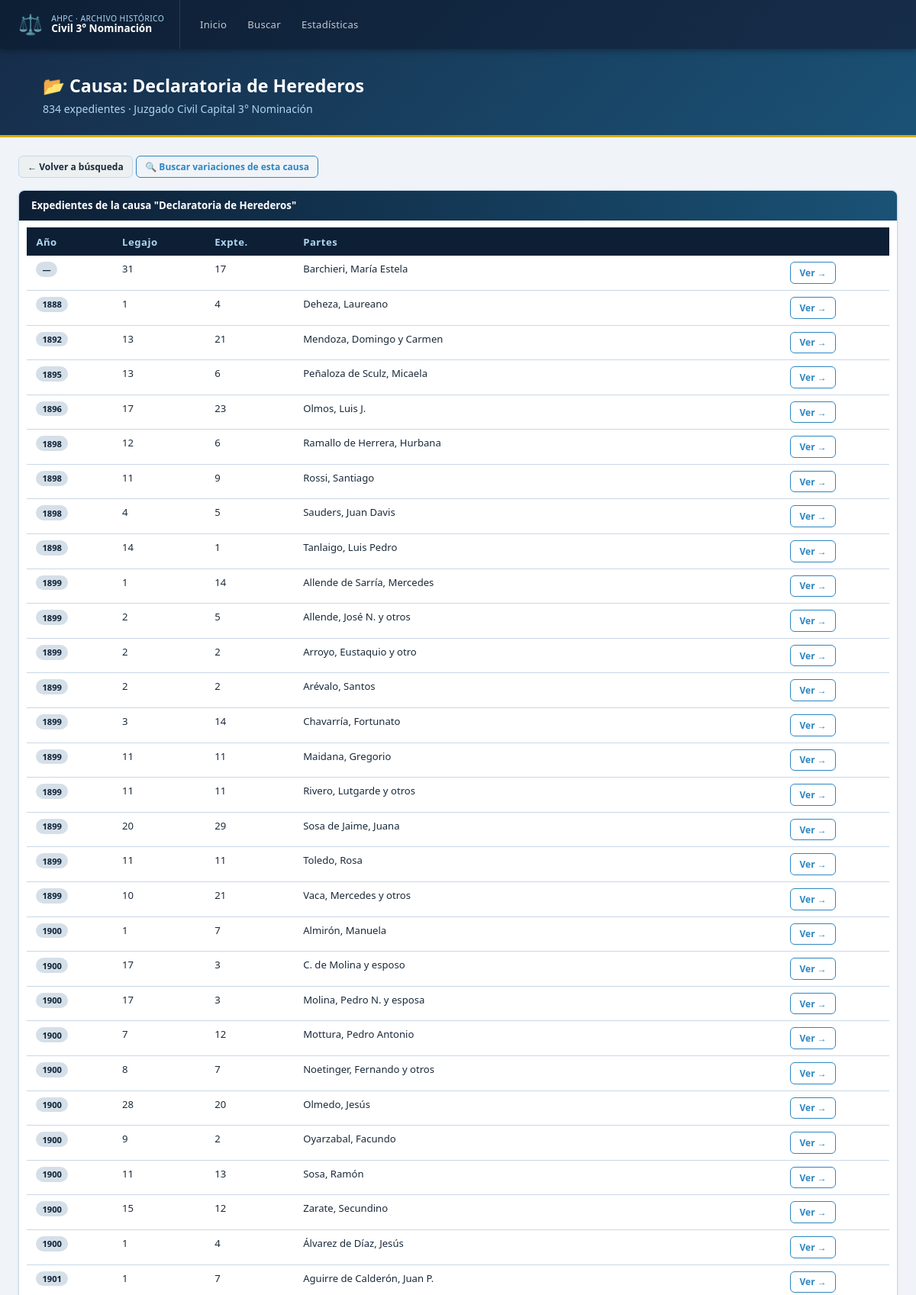
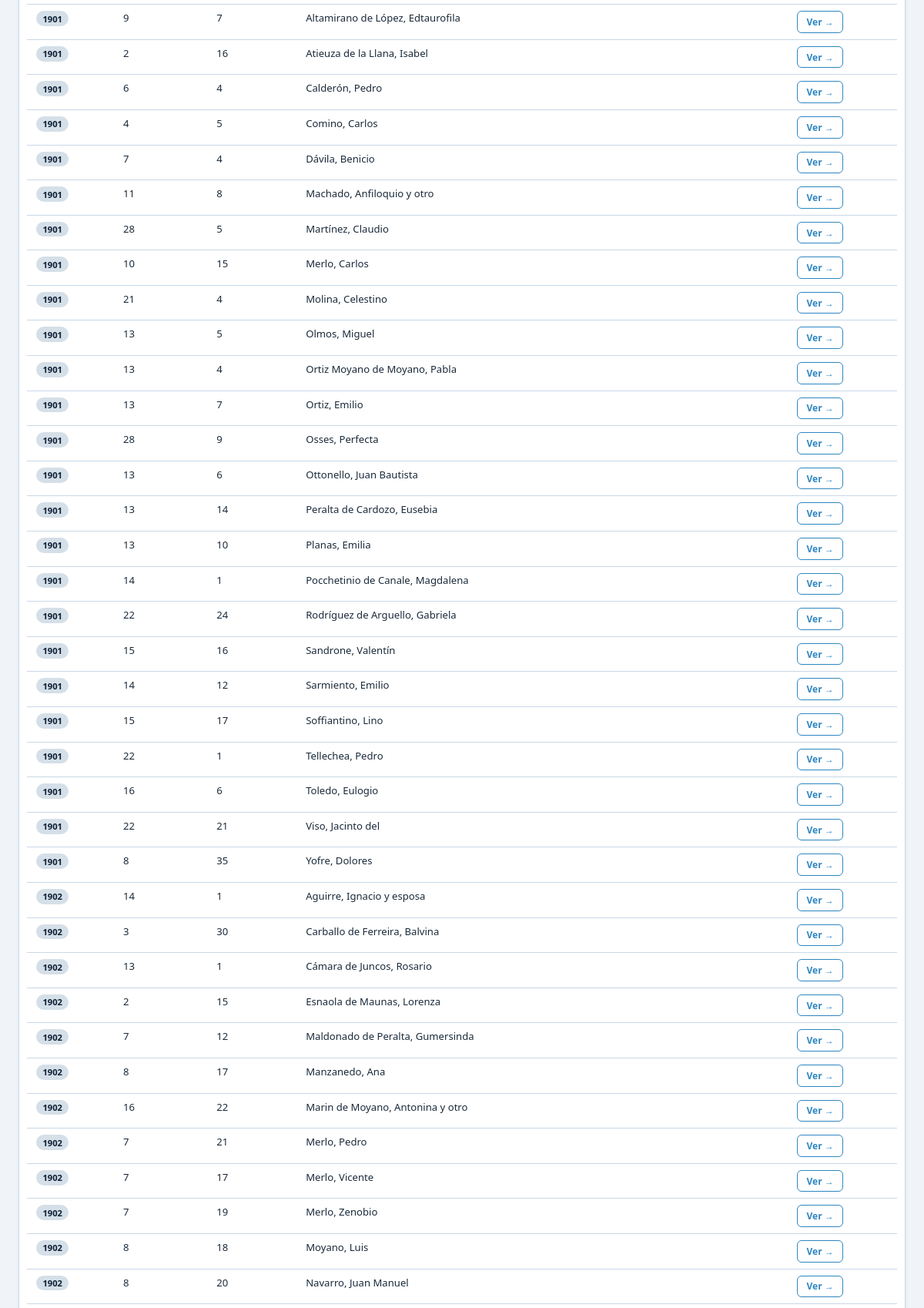
/causa/Declaratoria de Herederos (upper part), run on the app's committed database (2 pictures, top to bottom).
### tables this page shows
CREATE TABLE registros (
    id INTEGER PRIMARY KEY AUTOINCREMENT,
    anio INTEGER,
    legajo TEXT,
    expediente TEXT,
    partes TEXT,
    causa TEXT
);

### app.py (the view)
@app.route('/causa/<path:nombre>')
def por_causa(nombre):
    rows = query("""SELECT id, anio, legajo, expediente, partes, causa
                    FROM registros WHERE causa = ?
                    ORDER BY anio ASC, partes ASC""", (nombre,))
    if not rows:
        return "Causa no encontrada", 404
    return render_template('por_causa.html', causa=nombre, registros=[dict(r) for r in rows])

### app.py (called while the page is built)
def get_db():
    conn = sqlite3.connect(DB_PATH)
    conn.row_factory = sqlite3.Row
    return conn

def query(sql, params=()):
    conn = get_db()
    cur = conn.cursor()
    cur.execute(sql, params)
    rows = cur.fetchall()
    conn.close()
    return rows

### templates/por_causa.html (shortened to what this page needs)
{% extends "base.html" %}
{% block content %}
<div class="page-header">
  <div class="container" style="padding-top:0;padding-bottom:0">
    <h1>📂 Causa: {{ causa }}</h1>
    <p>{{ registros|length }} expediente{{ 's' if registros|length != 1 }} · Juzgado Civil Capital 3° Nominación</p>
  </div>
</div>
<div class="container">
  <div style="margin-bottom:1rem">
    <a href="/buscar" class="btn btn-secondary btn-sm">← Volver a búsqueda</a>
    <a href="/buscar?causa={{ causa|urlencode }}" class="btn btn-outline btn-sm">🔍 Buscar variaciones de esta causa</a>
  </div>
  <div class="card">
    <div class="card-header">Expedientes de la causa "{{ causa }}"</div>
    <div class="card-body" style="padding:.6rem">
      <div class="tbl-wrap">
        <table>
          <thead>
            <tr><th>Año</th><th>Legajo</th><th>Expte.</th><th>Partes</th><th></th></tr>
          </thead>
          <tbody>
            {% for r in registros %}
            <tr>
              <td><span class="badge badge-navy">{{ r.anio or '—' }}</span></td>
              <td>{{ r.legajo or '' }}</td>
              <td>{{ r.expediente or '' }}</td>
              <td>{{ r.partes or '' }}</td>
              <td><a href="/detalle/{{ r.id }}" class="btn btn-outline btn-sm">Ver →</a></td>
            </tr>
            {% endfor %}
          </tbody>
        </table>
      </div>
    </div>
  </div>
</div>
{% endblock %}

### templates/base.html (style rules this page uses)
:root { --navy: #0d1f35; --navy2: #162d4a; --blue: #1a5276; --accent: #2e86c1; --light: #aed6f1; --gold: #d4ac0d; --bg: #f0f4f8; --card: #ffffff; --text: #1a2a3a; --muted: #7f8c8d; --border: #c8d8e8; }
*, *::before, *::after { box-sizing: border-box; margin: 0; padding: 0; }
body { font-family: 'Segoe UI', system-ui, sans-serif; background: var(--bg); color: var(--text); min-height: 100vh; }
.page-header { background: linear-gradient(135deg, var(--navy2) 0%, var(--blue) 100%); color: #fff; padding: 2rem 2rem 1.6rem; border-bottom: 3px solid var(--gold); }
.page-header h1 { font-size: 1.45rem; font-weight: 700; }
.page-header p { font-size: .88rem; color: var(--light); margin-top: .3rem; }
.container { max-width: 1200px; margin: 0 auto; padding: 1.5rem 1.5rem; }
.card { background: var(--card); border: 1px solid var(--border); border-radius: 8px; overflow: hidden; box-shadow: 0 1px 4px rgba(0,0,0,.07); }
.card-header { background: linear-gradient(90deg, var(--navy) 0%, var(--blue) 100%); color: #fff; padding: .65rem 1rem; font-size: .83rem; font-weight: 600; display: flex; align-items: center; gap: .5rem; }
.card-body { padding: 1rem; }
.tbl-wrap { overflow-x: auto; }
table { width: 100%; border-collapse: collapse; font-size: .82rem; }
table thead th { background: var(--navy); color: var(--light); padding: .6rem .8rem; text-align: left; font-weight: 600; letter-spacing: .04em; white-space: nowrap; }
table tbody tr { border-bottom: 1px solid var(--border); transition: background .1s; }
table tbody td { padding: .5rem .8rem; vertical-align: top; }
table tbody td a { color: var(--accent); text-decoration: none; }
.badge { display: inline-block; padding: .15rem .5rem; border-radius: 12px; font-size: .7rem; font-weight: 600; white-space: nowrap; }
.badge-navy { background: #d5dfe8; color: var(--navy); }
.btn { display: inline-flex; align-items: center; gap: .4rem; padding: .55rem 1.1rem; border-radius: 6px; font-size: .83rem; font-weight: 600; cursor: pointer; border: none; transition: all .15s; text-decoration: none; }
.btn-secondary { background: #ecf0f1; color: var(--text); border: 1px solid var(--border); }
.btn-outline { background: transparent; color: var(--accent); border: 1.5px solid var(--accent); }
.btn-sm { padding: .3rem .7rem; font-size: .75rem; }

### data on the page
registros: anio "—", legajo "31", expediente "17", partes "Barchieri, María Estela"
registros: anio "1899", legajo "1", expediente "14", partes "Allende de Sarría, Mercedes"
registros: anio "1899", legajo "2", expediente "5", partes "Allende, José N. y otros"
registros: anio "1899", legajo "2", expediente "2", partes "Arroyo, Eustaquio y otro"
registros: anio "1899", legajo "2", expediente "2", partes "Arévalo, Santos"
registros: anio "1900", legajo "1", expediente "7", partes "Almirón, Manuela"
registros: anio "1900", legajo "17", expediente "3", partes "C. de Molina y esposo"
registros: anio "1900", legajo "1", expediente "4", partes "Álvarez de Díaz, Jesús"
registros: anio "1901", legajo "1", expediente "7", partes "Aguirre de Calderón, Juan P."
registros: anio "1901", legajo "9", expediente "7", partes "Altamirano de López, Edtaurofila"
registros: anio "1901", legajo "2", expediente "16", partes "Atieuza de la Llana, Isabel"
registros: anio "1901", legajo "6", expediente "4", partes "Calderón, Pedro"
registros: anio "1902", legajo "14", expediente "1", partes "Aguirre, Ignacio y esposa"
registros: anio "1902", legajo "3", expediente "30", partes "Carballo de Ferreira, Balvina"
registros: anio "1902", legajo "13", expediente "1", partes "Cámara de Juncos, Rosario"

### other printed values
{{ causa }} "Declaratoria de Herederos"
{{ registros|length }} "834"
{{ 's' if registros|length != 1 }} "s"
{{ r.anio or '—' }} "1888" "1892" "1895" "1896" "1898" "1898" "1898" "1898" "1899" "1899" "1899" "1899" "1899" "1899" "1900" "1900" "1900" "1900" "1900" "1900" "1900" "1901" "1901" "1901" "1901" "1901" "1901" "1901" "1901" "1901" "1901" "1901" "1901" "1901" "1901" "1901" "1901" "1901" "1901" "1901" "1901" "1901" "1901" "1902" "1902" "1902" "1902" "1902" "1902" "1902" "1902" "1902"
{{ r.legajo or '' }} "1" "13" "13" "17" "12" "11" "4" "14" "3" "11" "11" "20" "11" "10" "17" "7" "8" "28" "9" "11" "15" "4" "7" "11" "28" "10" "21" "13" "13" "13" "28" "13" "13" "13" "14" "22" "15" "14" "15" "22" "16" "22" "8" "2" "7" "8" "16" "7" "7" "7" "8" "8"
{{ r.expediente or '' }} "4" "21" "6" "23" "6" "9" "5" "1" "14" "11" "11" "29" "11" "21" "3" "12" "7" "20" "2" "13" "12" "5" "4" "8" "5" "15" "4" "5" "4" "7" "9" "6" "14" "10" "1" "24" "16" "12" "17" "1" "6" "21" "35" "15" "12" "17" "22" "21" "17" "19" "18" "20"
{{ r.partes or '' }} "Deheza, Laureano" "Mendoza, Domingo y Carmen" "Peñaloza de Sculz, Micaela" "Olmos, Luis J." "Ramallo de Herrera, Hurbana" "Rossi, Santiago" "Sauders, Juan Davis" "Tanlaigo, Luis Pedro" "Chavarría, Fortunato" "Maidana, Gregorio" "Rivero, Lutgarde y otros" "Sosa de Jaime, Juana" "Toledo, Rosa" "Vaca, Mercedes y otros" "Molina, Pedro N. y esposa" "Mottura, Pedro Antonio" "Noetinger, Fernando y otros" "Olmedo, Jesús" "Oyarzabal, Facundo" "Sosa, Ramón" "Zarate, Secundino" "Comino, Carlos" "Dávila, Benicio" "Machado, Anfiloquio y otro" "Martínez, Claudio" "Merlo, Carlos" "Molina, Celestino" "Olmos, Miguel" "Ortiz Moyano de Moyano, Pabla" "Ortiz, Emilio" "Osses, Perfecta" "Ottonello, Juan Bautista" "Peralta de Cardozo, Eusebia" "Planas, Emilia" "Pocchetinio de Canale, Magdalena" "Rodríguez de Arguello, Gabriela" "Sandrone, Valentín" "Sarmiento, Emilio" "Soffiantino, Lino" "Tellechea, Pedro" "Toledo, Eulogio" "Viso, Jacinto del" "Yofre, Dolores" "Esnaola de Maunas, Lorenza" "Maldonado de Peralta, Gumersinda" "Manzanedo, Ana" "Marin de Moyano, Antonina y otro" "Merlo, Pedro" "Merlo, Vicente" "Merlo, Zenobio" "Moyano, Luis" "Navarro, Juan Manuel"
